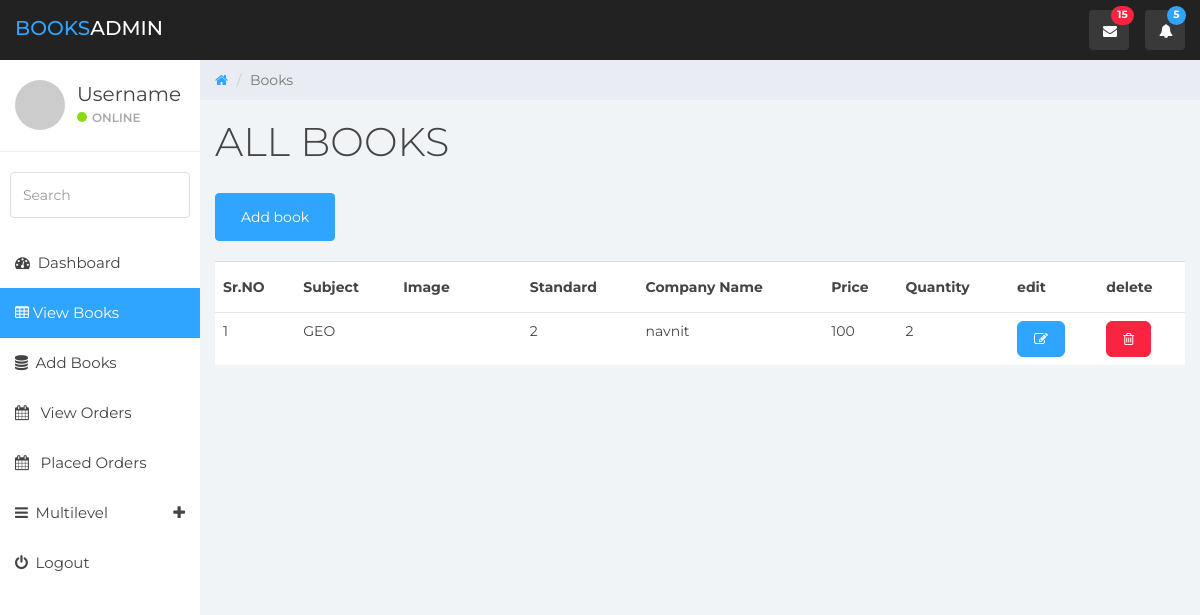
Before: /books_seller/books.php (signed in) with the older database file.
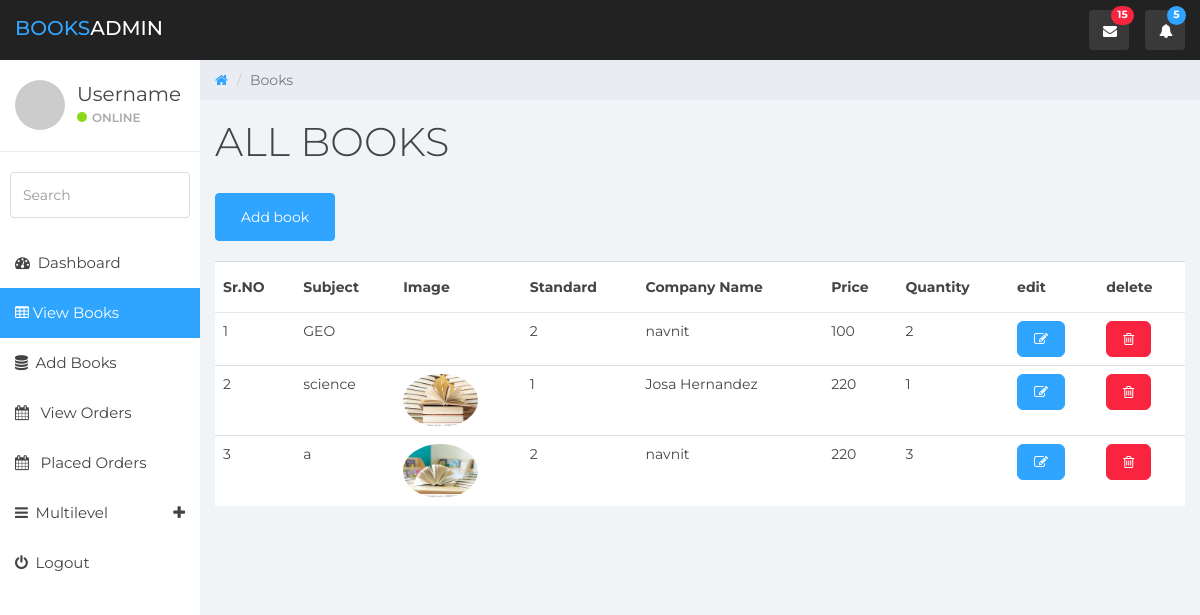
After: the same page with the newer database file.
### tables this page shows
CREATE TABLE `books` (
  `id` int(11) NOT NULL,
  `book_name` varchar(255) NOT NULL,
  `description` text NOT NULL,
  `subject` varchar(255) NOT NULL,
  `standard` int(11) NOT NULL,
  `company_name` varchar(255) NOT NULL,
  `state` varchar(255) NOT NULL,
  `price` int(11) NOT NULL,
  `user_id` int(11) NOT NULL,
  `quantity` int(11) NOT NULL,
  `image` varchar(255) NOT NULL,
  `donation` tinyint(1) NOT NULL
);

### books_seller/pages/view_all_books.php (the view, shortened to what this page needs)
<br>
<br>
<div class="container-fluid border-top">
    <div class="row">
        <div class="table-responsive">
            <table class="table table-hover">
                <thead>
                <tr>
                    <th>Sr.NO</th>
                    <th>Subject</th>
                    <th>Image</th>
                    <th>Standard</th>
                    <th>Company Name</th>
                    <th>Price</th>
                    <th>Quantity</th>
                    <th>edit</th>
                    <th>delete</th>
                </tr>
                </thead>
                <tbody>
                <?php
                    include_once ("includes/connection.php");
                    $i = 0;
                    $id= $_SESSION['id'];
                    $query  = "SELECT * FROM books WHERE user_id ='$id'";
                    $rs = mysqli_query($conn,$query);
                    while ($row = mysqli_fetch_assoc($rs)) {
                        $subject = $row['subject'];
                        $standard = $row['standard'];
                        $company_name = $row['company_name'];
                        $price = $row['price'];
                        $quantity = $row['quantity'];
                        $image = $row['image'];
                        $i++;
                        echo<<<ROW
<tr>
    <td>$i</td>
    <td>$subject</td>
    <td><a href=""><img src="images/books/$image" class="img-rounded img-circle img-responsive" style="width: 75px" alt=""></a></td>
    <td>$standard</td>
    <td>$company_name</td>
    <td>$price</td>
    <td>$quantity</td>
    <td><a href="" class="btn btn-primary btn-lg fa fa-edit"></a></td>
    <td><a href="" class="btn btn-danger btn-lg fa fa-trash-o"></a></td>
</tr>
ROW;
                    }
                ?>
                </tbody>
            </table>
        </div>
    </div>
</div>

### books_seller/books.php (shortened to what this page needs)
<!DOCTYPE html>
<html>
<?php
include_once ("includes/header.php");
?>
<body>
<?php
    include_once ("includes/navigation.php");
?>
<div class="col-sm-9 col-sm-offset-3 col-lg-10 col-lg-offset-2 main">
    <div class="row">
        <ol class="breadcrumb">
            <li><a href="#">
                    <em class="fa fa-home"></em>
                </a></li>
            <li class="active">Books</li>
        </ol>
    </div>
    <?php
        function setTitle($title){
            echo<<<TITLE
<div class="row">
    <div class="col-lg-12">
        <h1 class="page-header">$title</h1>
    </div>
</div>
TITLE;
        }
        $source ="";
        switch($source){
            default:
                setTitle("ALL BOOKS ");
                $active = "NULL";
                echo<<<BUTTON
<div class="btn btn-primary">
    <a href="books.php?source=add_book" class="btn btn-primary">Add book</a>
</div>
BUTTON;
                include_once ("includes/sidebar.php");
                include_once ("pages/view_all_books.php");
        }
    ?>
</div>
</body>
</html>

### books_seller/includes/header.php (shortened to what this page needs)
<head>
	<link href="css/bootstrap.min.css" rel="stylesheet">
	<link href="css/font-awesome.min.css" rel="stylesheet">
	<link href="css/datepicker3.css" rel="stylesheet">
	<link href="css/styles.css" rel="stylesheet">
</head>

### books_seller/includes/navigation.php (shortened to what this page needs)
<nav class="navbar navbar-custom navbar-fixed-top" role="navigation">
    <div class="container-fluid">
        <div class="navbar-header">
            <a class="navbar-brand" href="#"><span>Books</span>Admin</a>
            <ul class="nav navbar-top-links navbar-right">
                <li class="dropdown"><a class="dropdown-toggle count-info" data-toggle="dropdown" href="#">
                        <em class="fa fa-envelope"></em><span class="label label-danger">15</span>
                    </a>
                </li>
                <li class="dropdown"><a class="dropdown-toggle count-info" data-toggle="dropdown" href="#">
                        <em class="fa fa-bell"></em><span class="label label-info">5</span>
                    </a>
                </li>
            </ul>
        </div>
    </div>
</nav>

### books_seller/includes/sidebar.php (shortened to what this page needs)
<div id="sidebar-collapse" class="col-sm-3 col-lg-2 sidebar">
    <div class="profile-sidebar">
        <div class="profile-userpic">
            <img src="http://placehold.it/50/30a5ff/fff" class="img-responsive" alt="">
        </div>
        <div class="profile-usertitle">
            <div class="profile-usertitle-name">Username</div>
            <div class="profile-usertitle-status"><span class="indicator label-success"></span>Online</div>
        </div>
    </div>
    <form role="search">
        <div class="form-group">
            <input type="text" class="form-control" placeholder="Search">
        </div>
    </form>
    <ul class="nav menu">
        <li class="<?php echo $active=="index"?"active":""?>"><a href="index.php"><em class="fa fa-dashboard">&nbsp;</em> Dashboard</a></li>
        <li class="<?php echo $active=="NULL"?"active":""?>"><a href="books.php"><em class="fa fa-table">&nbsp;</em>View Books </a></li>
        <li class="<?php echo $active=="add_book"?"active":""?>"><a href="books.php?source=add_book"><em class="fa fa-database">&nbsp;</em> Add Books </a></li>
        <li class="<?php echo $active=="view_orders"?"active":""?>"><a href="books.php?source=view_orders"><em class="fa fa-calendar">&nbsp;&nbsp;</em> View Orders</a></li>
        <li class="<?php echo $active=="placed_orders"?"active":""?>"><a href="books.php?source=placed_orders"><em class="fa fa-calendar">&nbsp;&nbsp;</em> Placed Orders </a></li>
        <li class="parent "><a data-toggle="collapse" href="#sub-item-1">
                <em class="fa fa-navicon">&nbsp;</em> Multilevel <span data-toggle="collapse" href="#sub-item-1" class="icon pull-right"><em class="fa fa-plus"></em></span>
            </a>
        </li>
        <li><a href="login.php"><em class="fa fa-power-off">&nbsp;</em> Logout</a></li>
    </ul>
</div>

### books_seller/css/styles.css (style rules this page uses)
body { background: #f1f4f7; padding-top: 60px; font-size: 14px; color: #444444; font-family: "Montserrat", "Helvetica Neue", Helvetica, Arial, sans-serif; }
a, a:hover, a:focus { color: #30a5ff; }
h1, h2, h3, h4, h5, h6 { color: #444444; }
h1 { font-weight: 300; font-size: 40px; }
input.form-control { border: 1px solid #ddd; box-shadow: none; height: 46px; }
.navbar-custom { background: #222; height: 60px; }
.navbar-header .navbar-brand { color: #fff; font-size: 20px; text-transform: uppercase; font-weight: 500; height: 60px; padding-top: 18px; }
.navbar-header .navbar-brand span { color: #30a5ff; }
.dropdown { background: rgba(255, 255, 255, 0.1); float: left; margin: 10px 8px; padding: 0px; border-radius: 4px; }
.dropdown a.dropdown-toggle { color: #fff; height: 40px; width: 40px; padding-top: 11px; padding-left: 9px; }
.dropdown .label { top: -4px; left: 22px; padding-top: 4px; padding-bottom: 4px; position: absolute; border-radius: 9999px; }
.navbar-top-links li:last-child { margin-right: 15px; }
.dropdown em { margin: 0 5px; }
.btn-primary, .btn-primary:hover, .btn-primary:focus, .btn-primary:active, .btn-primary.active, .open > .dropdown-toggle.btn-primary, .btn-primary.disabled, .btn-primary[disabled], fieldset[disabled] .btn-primary, .btn-primary.disabled:hover, .btn-primary[disabled]:hover, fieldset[disabled] .btn-primary:hover, .btn-primary.disabled:focus, .btn-primary[disabled]:focus, fieldset[disabled] .btn-primary:focus, .btn-primary.disabled:active, .btn-primary[disabled]:active, fieldset[disabled] .btn-primary:active, .btn-primary.disabled.active, .btn-primary[disabled].active, fieldset[disabled] .btn-primary.active { background-color: #30a5ff; border-color: #30a5ff; }
.btn-danger, .btn-danger:hover, .btn-danger:focus, .btn-danger:active, .btn-danger.active, .open > .dropdown-toggle.btn-danger, .btn-danger.disabled, .btn-danger[disabled], fieldset[disabled] .btn-danger, .btn-danger.disabled:hover, .btn-danger[disabled]:hover, fieldset[disabled] .btn-danger:hover, .btn-danger.disabled:focus, .btn-danger[disabled]:focus, fieldset[disabled] .btn-danger:focus, .btn-danger.disabled:active, .btn-danger[disabled]:active, fieldset[disabled] .btn-danger:active, .btn-danger.disabled.active, .btn-danger[disabled].active, fieldset[disabled] .btn-danger.active { background-color: #f9243f; border-color: #f9243f; }
.label-success { background-color: #8ad919; }
.label-info { background-color: #30a5ff; }
.label-danger { background-color: #f9243f; }
.border-top { border-top: 1px solid #dadbda; }
.navbar { border: 0; }
.sidebar { display: block; padding: 0; display: none; box-shadow: none; background: #fff; }
.sidebar ul { margin: 20px 0px; }
.sidebar form { padding: 10px 0 0 0; margin: 10px 10px 20px 10px; }
@media (min-width: 768px) { .sidebar { display: block; position: fixed; top: 60px; bottom: 0; left: 0; z-index: 1000; display: block; margin: 0; padding: 0; overflow-x: hidden; overflow-y: auto; } }
@media (min-width: 768px) { .navbar-header { width: 100%; } }
.sidebar ul.nav .active a, .sidebar ul.nav li.parent a.active, .sidebar ul.nav .active > a:hover, .sidebar ul.nav li.parent a.active:hover, .sidebar ul.nav .active > a:focus, .sidebar ul.nav li.parent a.active:focus { color: #fff; background-color: #30a5ff; }
.sidebar ul.nav li a { height: 50px; font-size: 15px; line-height: 2em; color: #444444; }
.profile-sidebar { padding: 10px 0; border-bottom: 1px solid #e9ecf2; }
.indicator { width: 10px; height: 10px; display: inline-block; border-radius: 9999px; margin-right: 5px; }
.profile-userpic img { float: left; margin: 10px 0px 0px 15px; width: 50px; height: 50px; border-radius: 9999px !important; }
.profile-usertitle { float: left; text-align: left; margin: 10px 0 0 12px; }
.profile-usertitle-name { font-size: 20px; margin-bottom: 0px; }
.profile-usertitle-status { text-transform: uppercase; color: #AAA; font-size: 12px; font-weight: 600; margin-bottom: 15px; }
.breadcrumb { border-radius: 0; padding: 10px 15px 10px 15px; background: #e9ecf2; margin: 0; }
h1.page-header { margin-top: 20px; border-bottom: 0; }
.table { background: #fff; }
.table > thead > tr > th { border-bottom: 1px solid #e6e7e8; vertical-align: middle; height: 50px; }

Changed rows visible on the page:
added books: subject "science", image (picture), standard "1", company_name "Josa Hernandez", price "220", quantity "1"
added books: subject "a", image (picture), standard "2", company_name "navnit", price "220", quantity "3"
